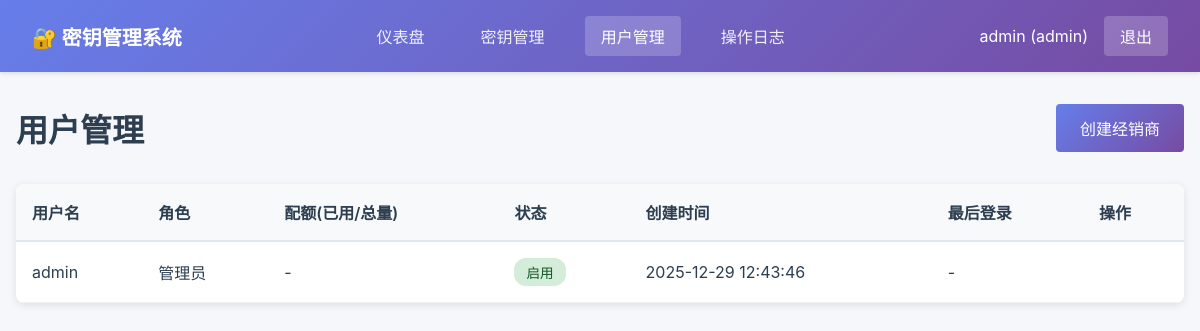
The page /users (signed in) on the database as committed earlier.
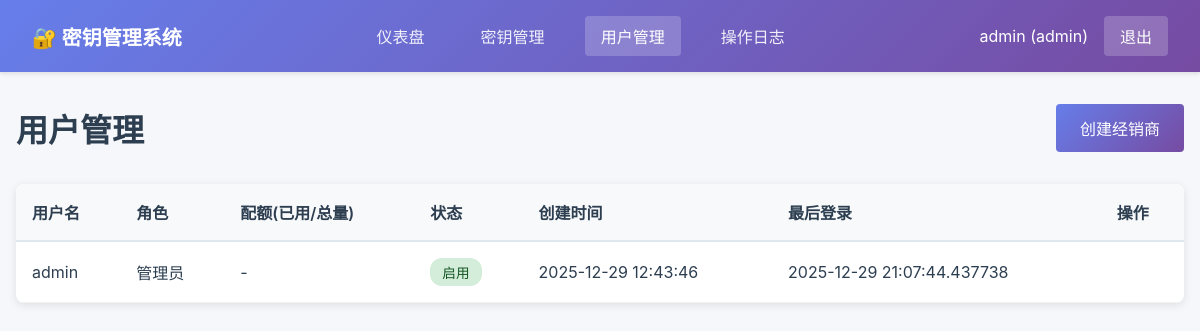
The same page on the database as committed later.
### tables this page shows
CREATE TABLE users (
            id INTEGER PRIMARY KEY AUTOINCREMENT,
            username VARCHAR(50) UNIQUE NOT NULL,
            password_hash VARCHAR(128) NOT NULL,
            role VARCHAR(20) NOT NULL DEFAULT 'user',
            parent_id INTEGER,
            quota_total INTEGER DEFAULT 0,
            quota_used INTEGER DEFAULT 0,
            enabled BOOLEAN DEFAULT TRUE,
            created_at TIMESTAMP DEFAULT CURRENT_TIMESTAMP,
            updated_at TIMESTAMP DEFAULT CURRENT_TIMESTAMP,
            last_login TIMESTAMP,
            note TEXT,
            FOREIGN KEY (parent_id) REFERENCES users(id)
        );

### app.py (the view)
@app.route('/users')
@login_required
@admin_required
def users_page():
    users = User.get_all()
    return render_template('users.html', users=users)

### app.py (called while the page is built)
@login_manager.user_loader
def load_user(user_id):
    return User.get(int(user_id))

def admin_required(f):
    @wraps(f)
    def decorated_function(*args, **kwargs):
        if not current_user.is_authenticated or current_user.role != 'admin':
            flash('需要管理员权限', 'error')
            return redirect(url_for('dashboard'))
        return f(*args, **kwargs)
    return decorated_function

### models/database.py (called while the page is built)
def get_db():
    db = sqlite3.connect(config.DATABASE_PATH)
    db.row_factory = sqlite3.Row
    return db

### models/user.py (called while the page is built)
    @staticmethod
    def get(user_id):
        db = get_db()
        cursor = db.cursor()
        cursor.execute('SELECT * FROM users WHERE id = ?', (user_id,))
        row = cursor.fetchone()
        db.close()
        if row:
            return User(**dict(row))
        return None

    @staticmethod
    def get_all(role=None):
        db = get_db()
        cursor = db.cursor()
        if role:
            cursor.execute('SELECT * FROM users WHERE role = ? ORDER BY created_at DESC', (role,))
        else:
            cursor.execute('SELECT * FROM users ORDER BY created_at DESC')
        rows = cursor.fetchall()
        db.close()
        return [User(**dict(row)) for row in rows]

### templates/users.html (shortened to what this page needs)
{% extends "base.html" %}
{% block content %}
<div class="users-page">
    <div class="page-header">
        <h1>用户管理</h1>
        <button class="btn btn-primary" onclick="showCreateUserModal()">创建经销商</button>
    </div>
    <div class="table-container">
        <table class="table">
            <thead>
                <tr>
                    <th>用户名</th>
                    <th>角色</th>
                    <th>配额(已用/总量)</th>
                    <th>状态</th>
                    <th>创建时间</th>
                    <th>最后登录</th>
                    <th>操作</th>
                </tr>
            </thead>
            <tbody>
                {% for user in users %}
                <tr>
                    <td>{{ user.username }}</td>
                    <td>
                        {% if user.role == 'admin' %}管理员
                        {% elif user.role == 'dealer' %}经销商
                        {% else %}用户{% endif %}
                    </td>
                    <td>
                        {% if user.role == 'dealer' %}
                        {{ user.quota_used }} / {{ user.quota_total }}
                        {% else %}-{% endif %}
                    </td>
                    <td>
                        {% if user.enabled %}
                        <span class="badge badge-success">启用</span>
                        {% else %}
                        <span class="badge badge-danger">禁用</span>
                        {% endif %}
                    </td>
                    <td>{{ user.created_at }}</td>
                    <td>{{ user.last_login or '-' }}</td>
                    <td class="actions">
                    </td>
                </tr>
                {% endfor %}
            </tbody>
        </table>
    </div>
</div>
{% endblock %}

### templates/base.html (shortened to what this page needs)
<!DOCTYPE html>
<html lang="zh-CN">
<head>
    <link rel="stylesheet" href="{{ url_for('static', filename='css/style.css') }}">
</head>
<body>
    {% if current_user.is_authenticated %}
    <nav class="navbar">
        <div class="nav-brand">🔐 密钥管理系统</div>
        <div class="nav-menu">
            <a href="{{ url_for('dashboard') }}" class="{% if request.endpoint == 'dashboard' %}active{% endif %}">仪表盘</a>
            {% if current_user.role in ['admin', 'dealer'] %}
            <a href="{{ url_for('keys_page') }}" class="{% if request.endpoint == 'keys_page' %}active{% endif %}">密钥管理</a>
            {% endif %}
            {% if current_user.role == 'admin' %}
            <a href="{{ url_for('users_page') }}" class="{% if request.endpoint == 'users_page' %}active{% endif %}">用户管理</a>
            {% endif %}
            <a href="{{ url_for('logs_page') }}" class="{% if request.endpoint == 'logs_page' %}active{% endif %}">操作日志</a>
        </div>
        <div class="nav-user">
            <span>{{ current_user.username }} ({{ current_user.role }})</span>
            <a href="{{ url_for('logout') }}" class="btn-logout">退出</a>
        </div>
    </nav>
    {% endif %}
    <div class="container">
        {% block content %}{% endblock %}
    </div>
</body>
</html>

Rows that differ between the two databases and show on the page:
changed users "admin": last_login "-" → "2025-12-29 21:07:44.437738"
